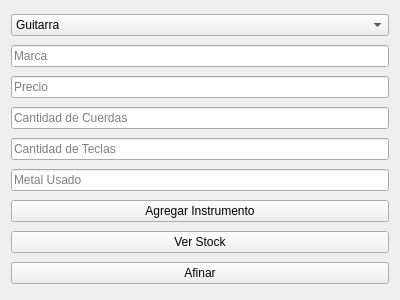
<?xml version="1.0" encoding="UTF-8"?>
<ui version="4.0">
 <class>Formulario</class>
 <widget class="QWidget" name="Formulario">
  <property name="geometry">
   <rect>
    <x>0</x>
    <y>0</y>
    <width>400</width>
    <height>300</height>
   </rect>
  </property>
  <property name="windowTitle">
   <string>Formulario</string>
  </property>
  <layout class="QVBoxLayout" name="verticalLayout">
   <item>
    <widget class="QComboBox" name="tipoInstrumentoComboBox">
     <item>
      <property name="text">
       <string>Guitarra</string>
      </property>
     </item>
     <item>
      <property name="text">
       <string>Viento</string>
      </property>
     </item>
     <item>
      <property name="text">
       <string>Teclado</string>
      </property>
     </item>
    </widget>
   </item>
   <item>
    <widget class="QLineEdit" name="marcaLineEdit">
     <property name="placeholderText">
      <string>Marca</string>
     </property>
    </widget>
   </item>
   <item>
    <widget class="QLineEdit" name="precioLineEdit">
     <property name="placeholderText">
      <string>Precio</string>
     </property>
    </widget>
   </item>
   <item>
    <widget class="QLineEdit" name="cantidadCuerdasLineEdit">
     <property name="placeholderText">
      <string>Cantidad de Cuerdas</string>
     </property>
    </widget>
   </item>
   <item>
    <widget class="QLineEdit" name="cantidadTeclasLineEdit">
     <property name="placeholderText">
      <string>Cantidad de Teclas</string>
     </property>
    </widget>
   </item>
   <item>
    <widget class="QLineEdit" name="metalUsadoLineEdit">
     <property name="placeholderText">
      <string>Metal Usado</string>
     </property>
    </widget>
   </item>
   <item>
    <widget class="QPushButton" name="agregarInstrumentoButton">
     <property name="text">
      <string>Agregar Instrumento</string>
     </property>
    </widget>
   </item>
   <item>
    <widget class="QPushButton" name="verStockButton">
     <property name="text">
      <string>Ver Stock</string>
     </property>
    </widget>
   </item>
   <item>
    <widget class="QPushButton" name="afinarButton">
     <property name="text">
      <string>Afinar</string>
     </property>
    </widget>
   </item>
  </layout>
 </widget>
 <resources/>
 <connections/>
</ui>
